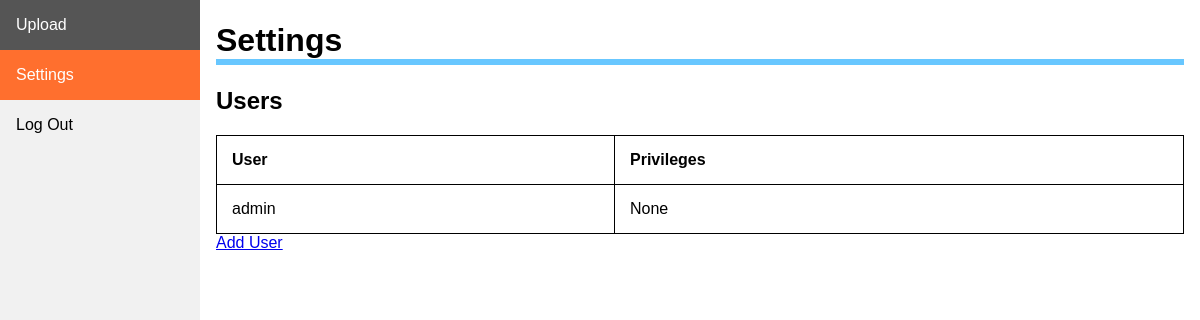
Page /users (signed in) on the earlier database version.
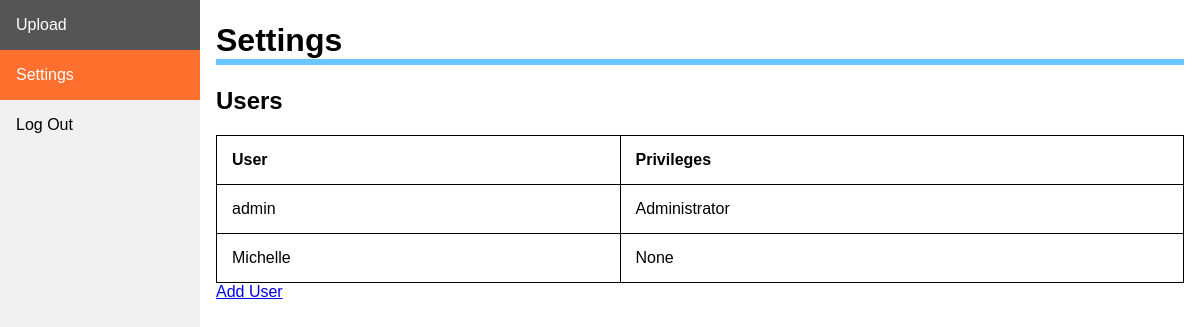
Same page on the later database version.
### tables this page shows
CREATE TABLE users (username TEXT PRIMARY KEY, pass_hash TEXT, priveleges INTEGER);

### app.py (the view)
@app.route("/settings")
@app.route("/users")
@ensure_logged_in
def settings():
    return render_template("settings.html", users=get_users())

### app.py (called while the page is built)
def ensure_logged_in(fn):
    @wraps(fn)
    def wrapper(*args, **kwargs):
        if not session.get('user_id'):
            return redirect('/login')
        return fn(*args, **kwargs)
    return wrapper

### util.py (called while the page is built)
def privLookup(privs):
    if privs == 0:
        return "Administrator"
    if privs == 1:
        return "Writer"
    if privs == 2:
        return "Publisher"
    if privs == 3:
        return "None"
    return "Error"

def get_users():
    conn = sqlite3.connect('database.db')
    c = conn.cursor()
    c.execute("SELECT * FROM users;")
    users = c.fetchall()
    ret = [{"user": u[0],
            "priv": privLookup(u[2])
            } for u in users]
    conn.close()
    return ret

### templates/settings.html (shortened to what this page needs)
<!DOCTYPE html>
<html lang="en">
<head>
    <link rel="stylesheet" href="/styles/sidebar.css">
    <link rel="stylesheet" href="/styles/menu.css" />
    <link rel="stylesheet" href="/styles/settings.css" />
</head>
<body>
  <div class="sidebar">
    <a href="/upload">Upload</a>
    <a class="active" href="/settings">Settings</a>
    <a href="/logout">Log Out</a>
  </div>
  <div class="content">
    <h1>Settings</h1>
    <h2>Users</h2>
    <table>
      <thead>
        <th>User</th>
        <th>Privileges</th>
        {% for item in users %}
        <tr>
          <td>
            {{ item.user }}
          </td>
          <td>
            {{ item.priv }}
          </td>
        </tr>
        {% endfor %}
      </thead>
    </table>
    <a href="/adduser">Add User</button>
  </div>
</body>
</html>

Differences in the rows shown:
changed users "admin": priv "None" → "Administrator"
added users: user "Michelle", priv "None"
